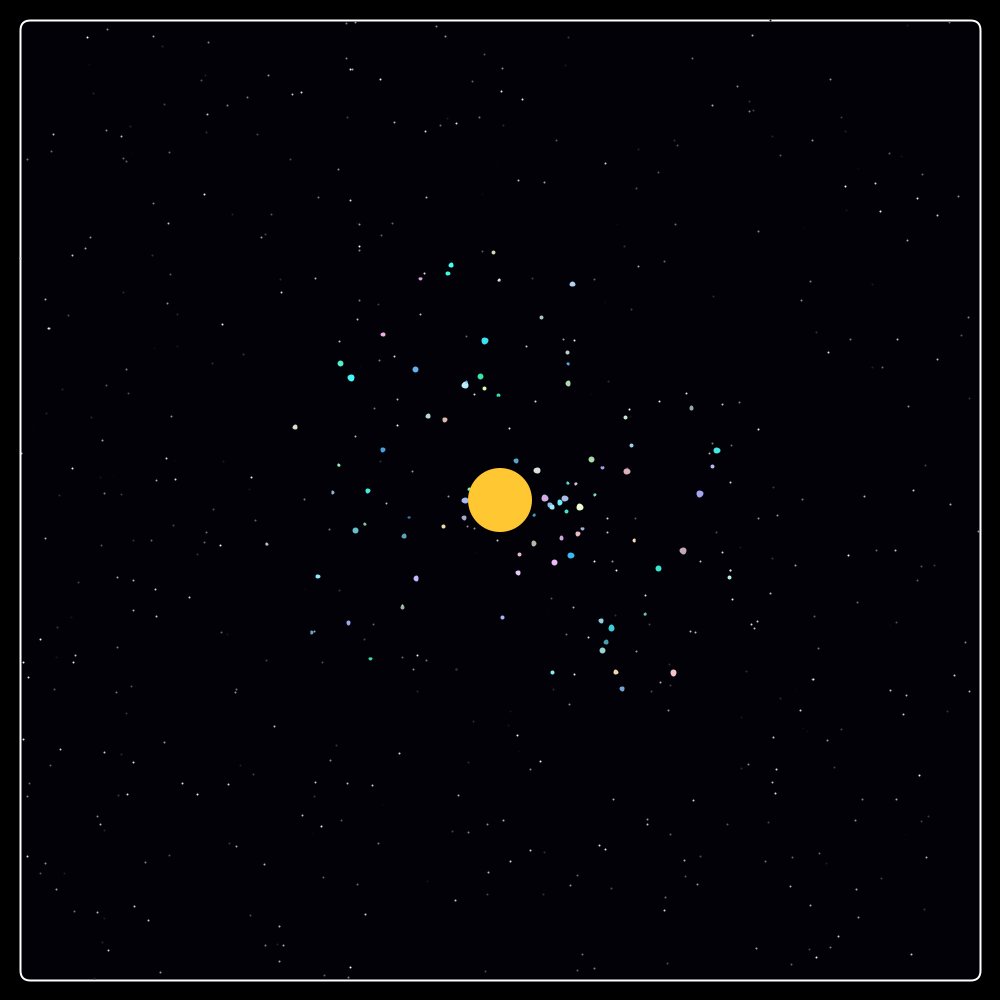
Frame 1 (no input)
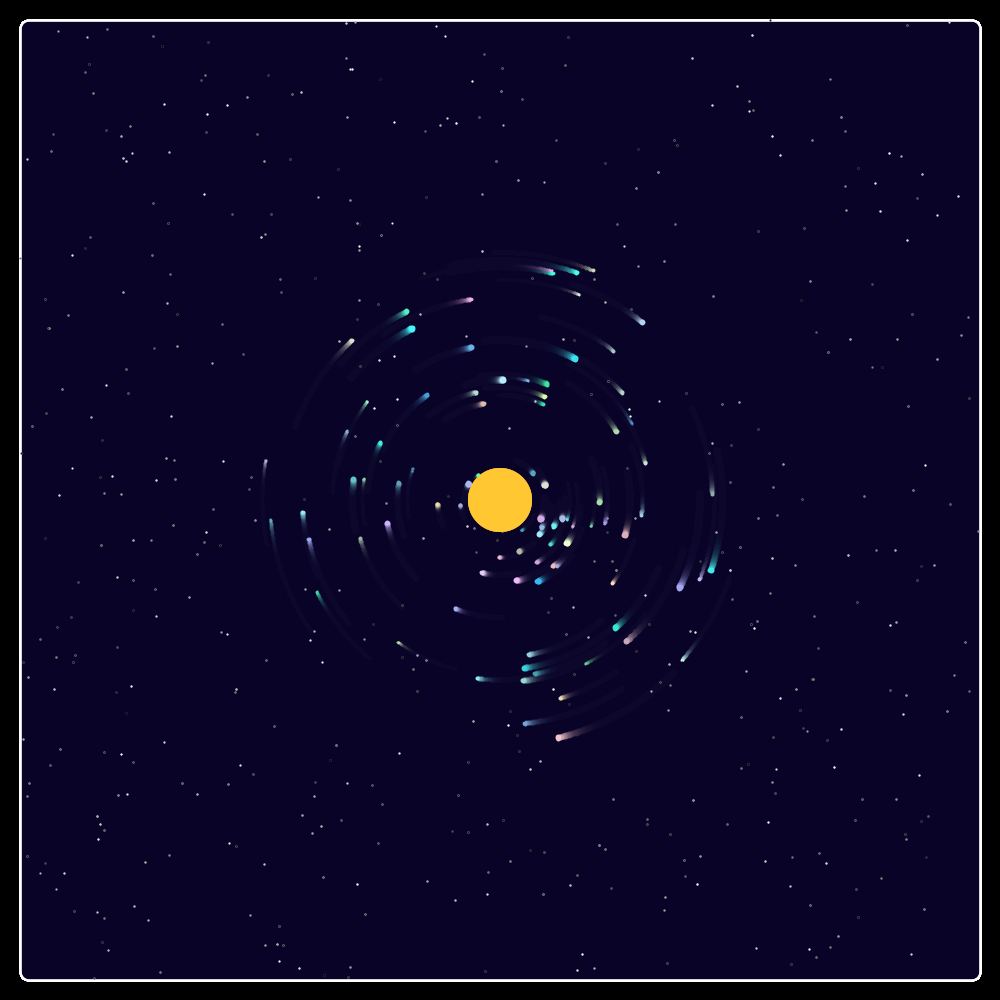
Frame 60 (the mouse pressed at the canvas centre just before this capture)
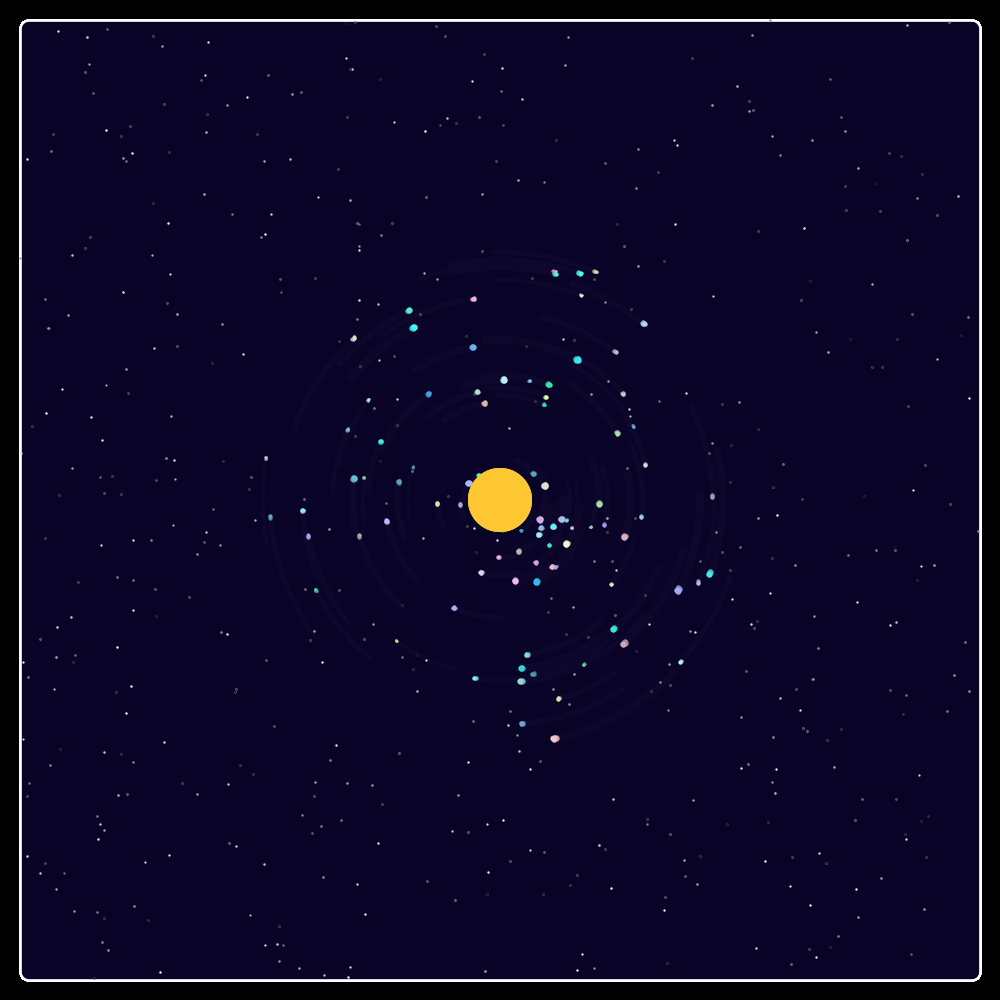
Frame 120 (the mouse held since frame 60 and released just before this capture)

The Processing sketch that drew these frames (run headless with seeded random() and noise(); from frame 60 on, the mouse is pressed at the canvas centre):

// Processing sketch: sketch_1system
// ── sketch_1system.pde

float theta = 0;
int n = 100;
int m = 500;

Planets[] myPlanet= new Planets [n];
Stars[] myStar= new Stars[m];

int frame=20;


void setup (){
  size(1000,1000);
  background(0);
  strokeWeight(2);
  
  
  
  for(int i=0;i<myPlanet.length;i++){
   
  myPlanet[i] = new Planets(i*2.5, random(0.5, 5), random(0, 360), random(0.005, 0.01));
  }
  

  for(int j=0;j<myStar.length;j++){
   
    myStar[j]= new Stars();
  }
}



void draw(){
 
 fill(10,5,40,50);
 stroke(255);
 rect(frame,frame,width-frame*2,height-frame*2,10,10,10,10);
 textSize(15);
  fill(255);
 

 
 for(int j=0;j<myStar.length;j++){
  
    myStar[j].display();
  }
 for (int i = 0; i < myPlanet.length; i ++ ) {
   
  myPlanet[i].display();
  myPlanet[i].orbit();
  myPlanet[i].mouse();

 }
   noStroke();
   translate(width/2, height/2);
  fill(255, 200, 50);
  ellipse(0, 0, 64, 64);



 
  theta += 0.01;
  
  
}
  
class Planets {

  color c;
  float d; 
  float r; 
  float a; 
  float s; 

 

  Planets(float tempD, float tempR, float tempA, float tempS) {
    
    c = color(55+random(200),155+random(100),155+random(100));
    d=tempD;
    r=tempR;
    a=tempA;
    s=tempS;
    

  }
  
 
void display(){

  fill(c);
  stroke(c);
  ellipse(width/2+d*cos(a), height/2+d*sin(a),r,r);
  
} 

void orbit() {
    a+=s;
  
}
  
 void mouse(){
   if (mousePressed==true){
     s*=-1;
   }
    
 }

}

class Stars{

  float x;
  float y;


 Stars(){
  x=random(20,width-20); 
  y=random(20,height-20);
}


 void display(){
  stroke(random(255));
   point(x,y);
}


}
